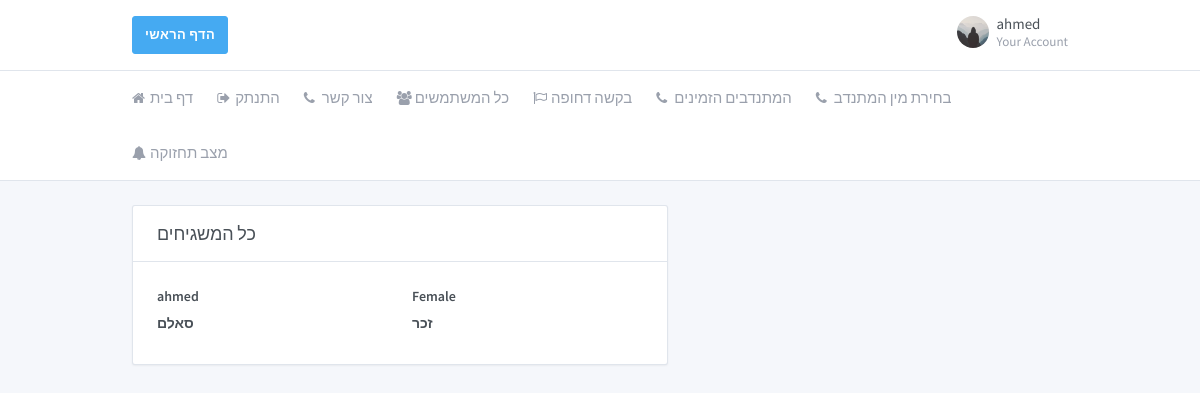
Screenshot of /profiles_gender/ (signed in) with the database file from the repository.
### core/models.py (models this page shows, shortened)
class Profile(models.Model):
    user = models.OneToOneField(User, on_delete=models.CASCADE)
    profile_photo = models.FileField(default='default.jpg', upload_to='profile_photos')
    status_info = models.CharField(max_length=10, choices=Status_Info_CHOICES, default='זמין')
    is_volunteer = models.BooleanField(default=False)
    is_active = models.BooleanField(default=True)
    phone_regex = RegexValidator(regex=r'^\+?1?\d{9,10}$',
                                 message="Phone number must be entered in the format: '+0000000000'")
    phone_number = models.CharField(validators=[phone_regex], max_length=10, blank=True)
    gender = models.CharField(max_length=10, choices=GENDER_CHOICES, default='זכר')
    address = models.CharField(max_length=40, choices=ADDRESS_CHOICES, default='BeerSheba')
    rating = models.CharField(max_length=10, choices=Rating_CHOICES, default='good')

### core/views.py (the view)
# urls.py: url(r'^profiles_gender/$', views.get_all_volunteers_gender, name='core/profiles_gender.html'),
def get_all_volunteers_gender(request):
    context = {}
    context.update({'all_volunteers': get_all_volunteers()})
    return render(request, 'core/profiles_gender.html', context)

### core/views.py (called while the page is built)
def get_all_volunteers():
    result = list()
    users_list = Profile.objects.all()
    for user_item in users_list:
        if getattr(user_item, "is_volunteer"):
            result.append(user_item)
    return result

### core/templates/core/profiles_gender.html (shortened to what this page needs)
{%load static %}
{% load crispy_forms_tags %}
<!doctype html>
<html dir="ltr" lang="en">
<head>
    <link href="https://maxcdn.bootstrapcdn.com/font-awesome/4.7.0/css/font-awesome.min.css" rel="stylesheet">
    <link href="{%static 'core/dashboard.css'%}" rel="stylesheet"/>
</head>
<body>
<div class="page">
    <div class="page-main">
        <div class="header py-4">
            <div class="container">
                <div class="d-flex">
                    <a type="button" class="btn btn-info" href="{%url 'home'%}">הדף הראשי</a>
                    <div class="d-flex order-lg-2 ml-auto">
                        <div class="dropdown">
                            <a class="nav-link pr-0 leading-none" data-toggle="dropdown"
                               href="{%url 'profile' user.username%}">
                                <span class="avatar"
                                      style="background-image: url({{user.profile.profile_photo.url}})"></span>
                                <span class="ml-2 d-none d-lg-block">
                      <span class="text-default">{{user.username}}</span>
                      <small class="text-muted d-block mt-1">Your Account</small>
                    </span>
                            </a>
                        </div>
                    </div>
                </div>
            </div>
        </div>
        <div class="header collapse d-lg-flex p-0" id="headerMenuCollapse">
            <div class="container">
                <div class="row align-items-center">
                    <div class="col-lg order-lg-first">
                        <ul class="nav nav-tabs border-0 flex-column flex-lg-row">
                            <li class="nav-item">
                                <a class="nav-link" href="{%url 'home'%}"><i class="fa fa-home"></i> דף בית</a>
                            </li>
                            <li class="nav-item">
                                <a class="nav-link" href="{%url 'logout'%}"><i class="fa fa-sign-out"></i> התנתק </a>
                            </li>
                            <li class="nav-item">
                                <a class="nav-link" href="/contact_us/"><i class="fa fa-phone"></i> צור קשר </a>
                            </li>
                            <li class="nav-item">
                                <a class="nav-link" href="/all_profiles/"><i class="fa fa-users"></i> כל המשתמשים </a>
                            </li>
                            {% if not person.profile.is_volunteer %}
                            <li class="nav-item">
                                <a class="nav-link" href="/urgent_request/"><i class="fa fa-flag-o"></i> בקשה דחופה </a>
                            </li>
                            <li class="nav-item">
                               <a class="nav-link" href="/available_profiles/"><i class="fa fa-phone"></i>המתנדבים הזמינים</a>
                            </li>
                            <li class="nav-item">
                               <a class="nav-link" href="/profiles_gender/"><i class="fa fa-phone"></i>בחירת מין המתנדב</a>
                            </li>
                            <li class="nav-item">
                                   <a class="nav-link" href="/updates/"><i class="fa fa-bell"></i>מצב תחזוקה</a>
                                </li>
                            {%endif%}
                        </ul>
                    </div>
                </div>
            </div>
        </div>
        <div class="my-3 my-md-5">
            <div class="container">
                <div class="row">
                    <div class="col-lg-7">
                        <div class="card">
                            <div class="card-header">
                                <h3 class="card-title">כל המשגיחים </h3>
                            </div>
                            <div class="card-body">
                                {%for volunteer in all_volunteers%}
                                <div class="row">
                                    <div class="col">
                                        <a class="text-default"
                                           href="{%url 'profile' volunteer.user.username%}"><label
                                                class="form-label">{{volunteer.user.username}}</label></a>
                                    </div>
                                    <div class="col">
                                        <a class="text-default"><label
                                                class="form-label">{{volunteer.gender}}</label></a>
                                    </div>
                                </div>
                                {%endfor%}
                            </div>
                        </div>
                    </div>
                    <div class="col-lg-2">
                    </div>
                </div>
            </div>
        </div>
    </div>
</div>
</body>
</html>

### rows the page displays
Profile: user.username "ahmed", gender "Female"
Profile: user.username "סאלם", gender "זכר"

### other values shown
{{ user.username }} "ahmed"
